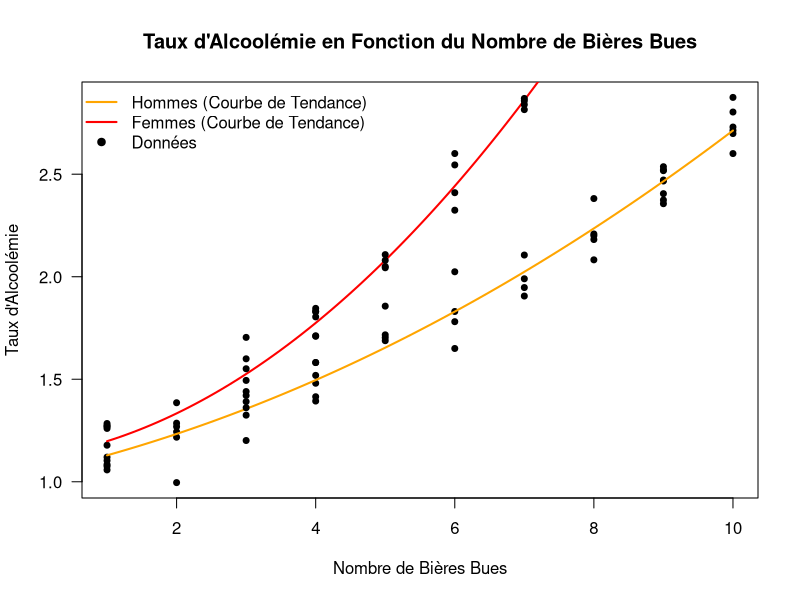

The R source for this figure:
# -*- coding: utf-8 -*-
# Données pour les femmes (hypothétiques)
set.seed(456)
n <- 50
beers <- sample(1:10, n, replace = TRUE)
bac <- exp(0.1 * beers) + rnorm(n, mean = 0, sd = 0.1) # Relation exponentielle pour les hommes

# Ajustement du modèle de régression polynomial d'ordre 2 pour les hommes
model <- lm(bac ~ poly(beers, 2))

# Données pour les femmes (un peu moins élevées)
bac_femmes <- exp(0.15 * beers) + rnorm(n, mean = 0, sd = 0.1) # Relation exponentielle pour les femmes (un peu moins élevée)
model_femmes <- lm(bac_femmes ~ poly(beers, 2))

# Graphique existant
plot(beers, bac, main="Taux d'Alcoolémie en Fonction du Nombre de Bières Bues", 
     xlab="Nombre de Bières Bues", ylab="Taux d'Alcoolémie", 
     pch=19, col="black", cex=0.8, las=1)

# Centrage de la ligne orange existante (hommes)
beers_seq <- seq(min(beers), max(beers), length.out = 100)
pred <- predict(model, newdata = data.frame(beers = beers_seq))
lines(beers_seq, pred, col="orange", lwd=2)

# Centrage de la ligne rouge pour les femmes (courbe de tendance)
pred_femmes <- predict(model_femmes, newdata = data.frame(beers = beers_seq))
lines(beers_seq, pred_femmes, col="red", lwd=2)

# Ajout des points noirs pour les femmes
points(beers, bac_femmes, pch=19, col="black", cex=0.8)

# Légendes
legend_text <- c("Hommes (Courbe de Tendance)", "Femmes (Courbe de Tendance)", "Données")
legend_colors <- c("orange", "red", "black")
legend_lwd <- c(2, 2, NA)
legend_points <- c(NA, NA, 19)
legend("topleft", legend=legend_text, col=legend_colors, lty=1, lwd=legend_lwd, pch=legend_points, bty="n")
